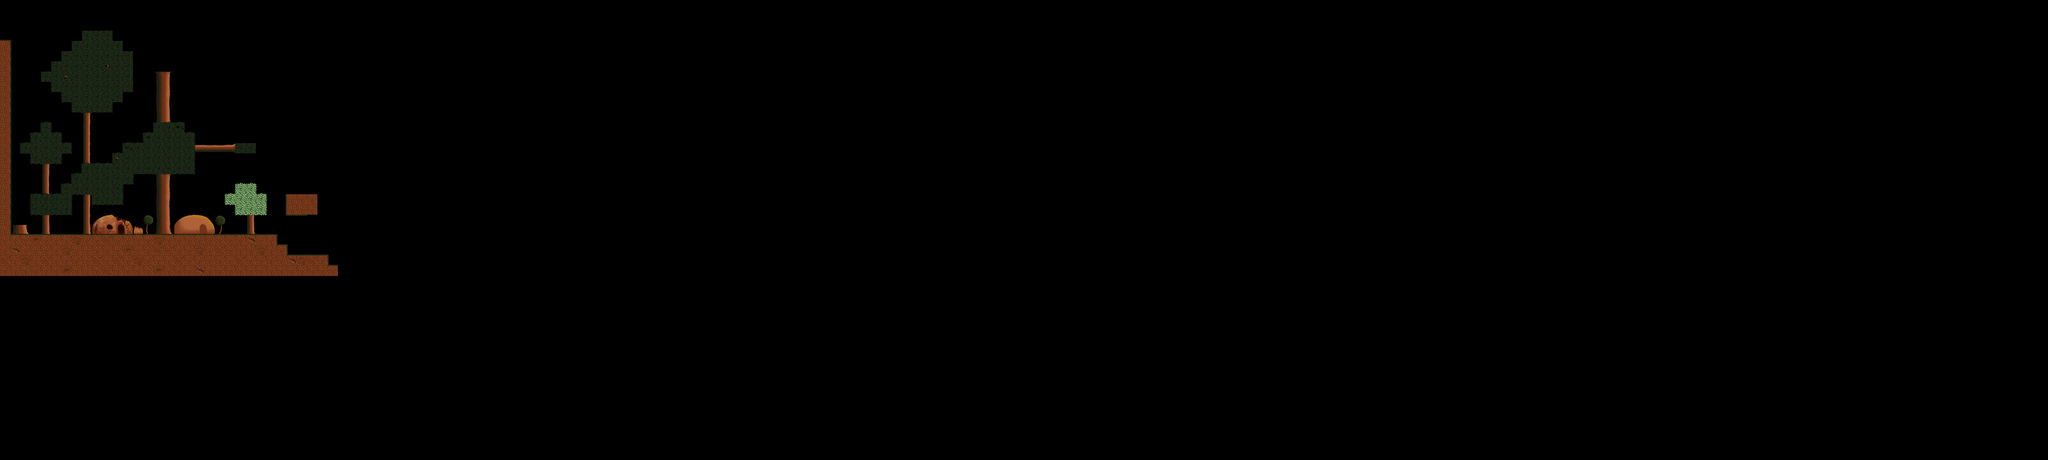

Below is a game level as drawn by its tile map, then a one-line description and the .tmx that defines it (tile-layer data replaced by summaries):
An orthogonal 200x45 tile map with 32x32 px tiles, 3 tile layers (background, fringe, foreground), 1 hidden layer not drawn.

<map version="1.0" orientation="orthogonal" width="200" height="45" tilewidth="32" tileheight="32">
 <tileset firstgid="1" name="Tileset" tilewidth="32" tileheight="32">
  <image source="../images/tileset.png" width="512" height="2048" />
 </tileset>
 <layer name="background" width="200" height="45">
  <data>[9000 cells, 315 non-empty, 71 distinct tile ids]</data>
 </layer>
 <layer name="fringe" width="200" height="45">
  <data>[9000 cells, 107 non-empty, 14 distinct tile ids]</data>
 </layer>
 <layer name="foreground" width="200" height="45">
  <data>[9000 cells, 44 non-empty, 8 distinct tile ids]</data>
 </layer>
 <layer name="collision" width="200" height="45" visible="0">
  <data>[9000 cells, 135 non-empty, 3 distinct tile ids]</data>
 </layer>
</map>
